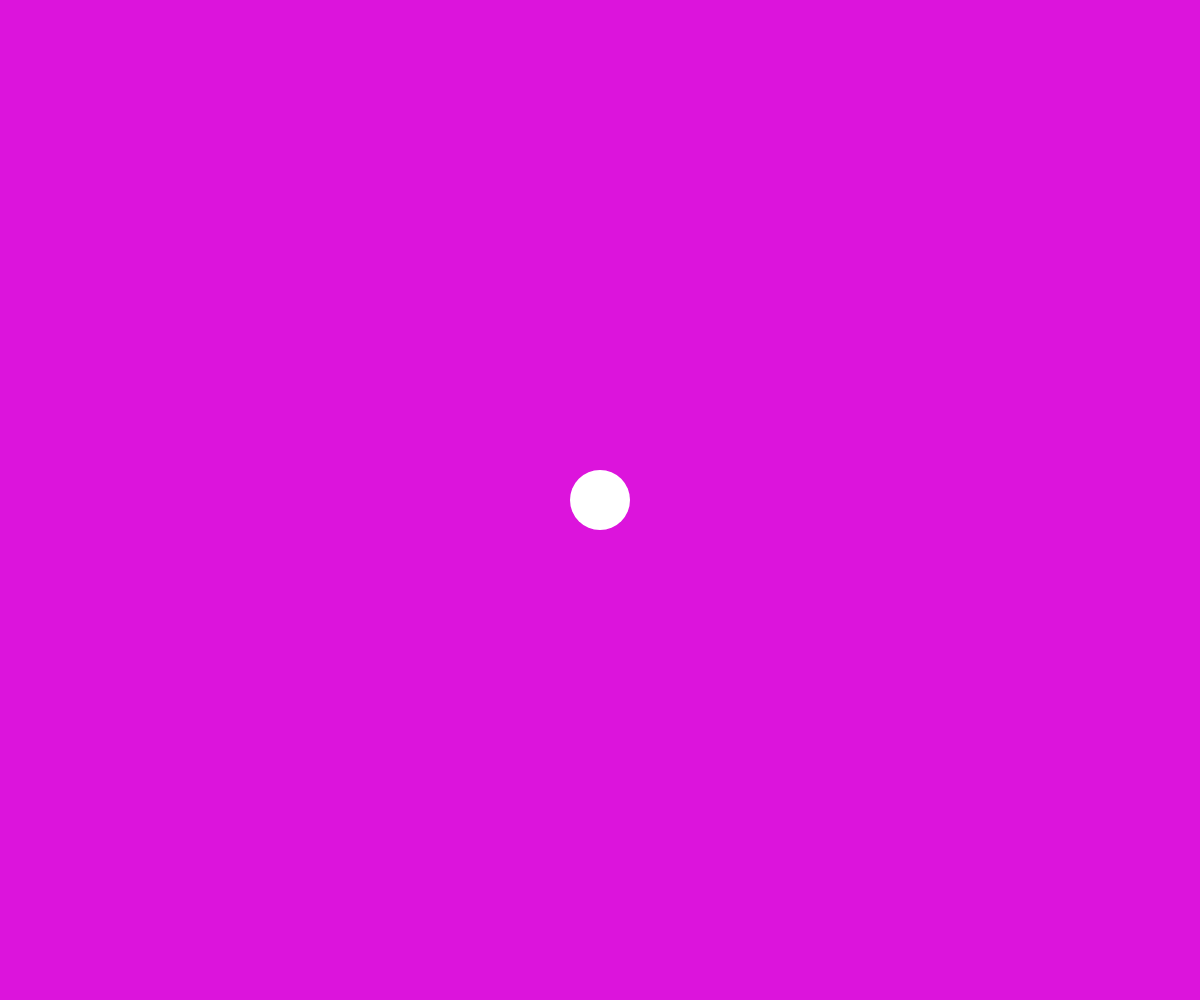
Frame 1 (no input)
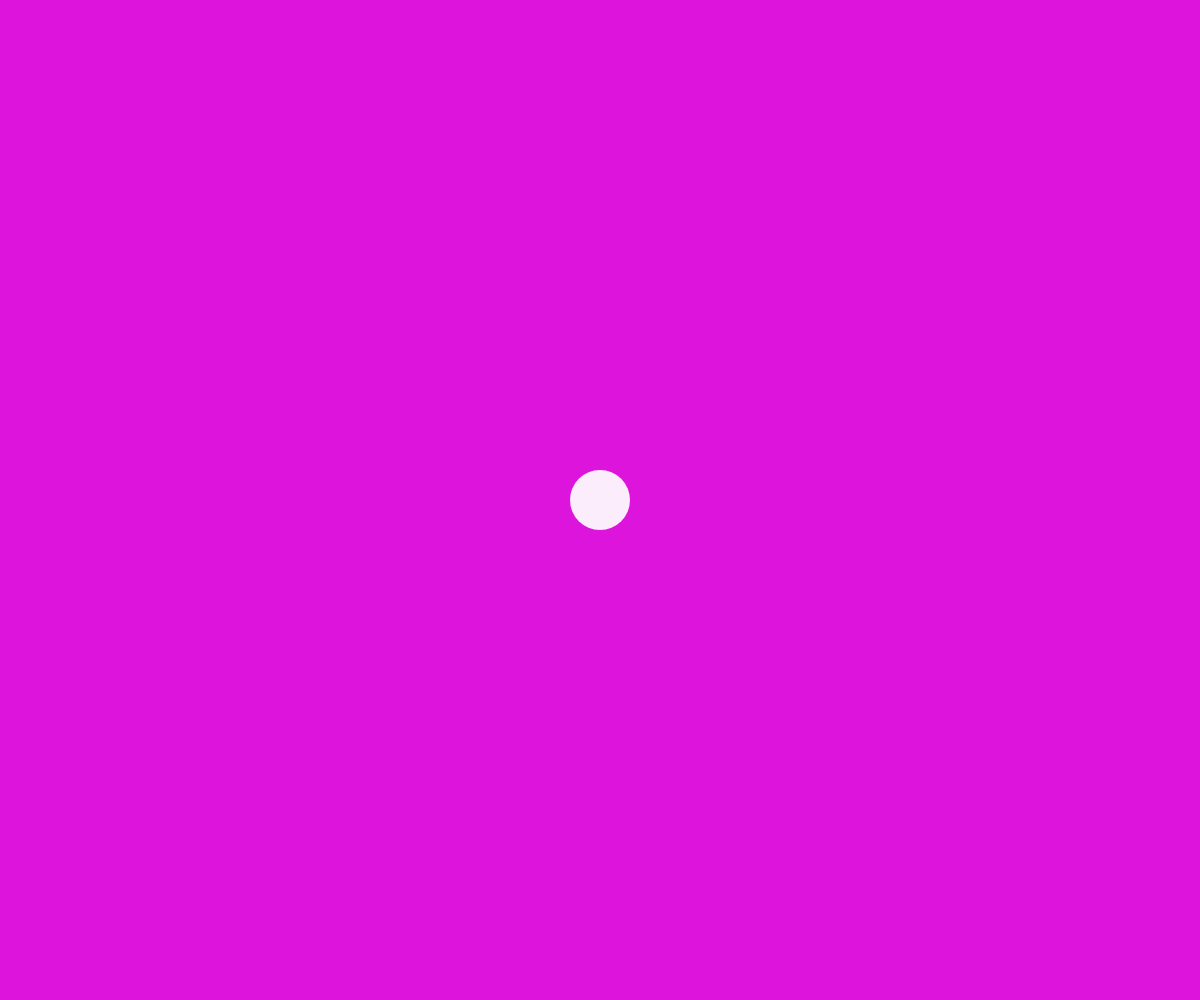
Frame 60 (no input)
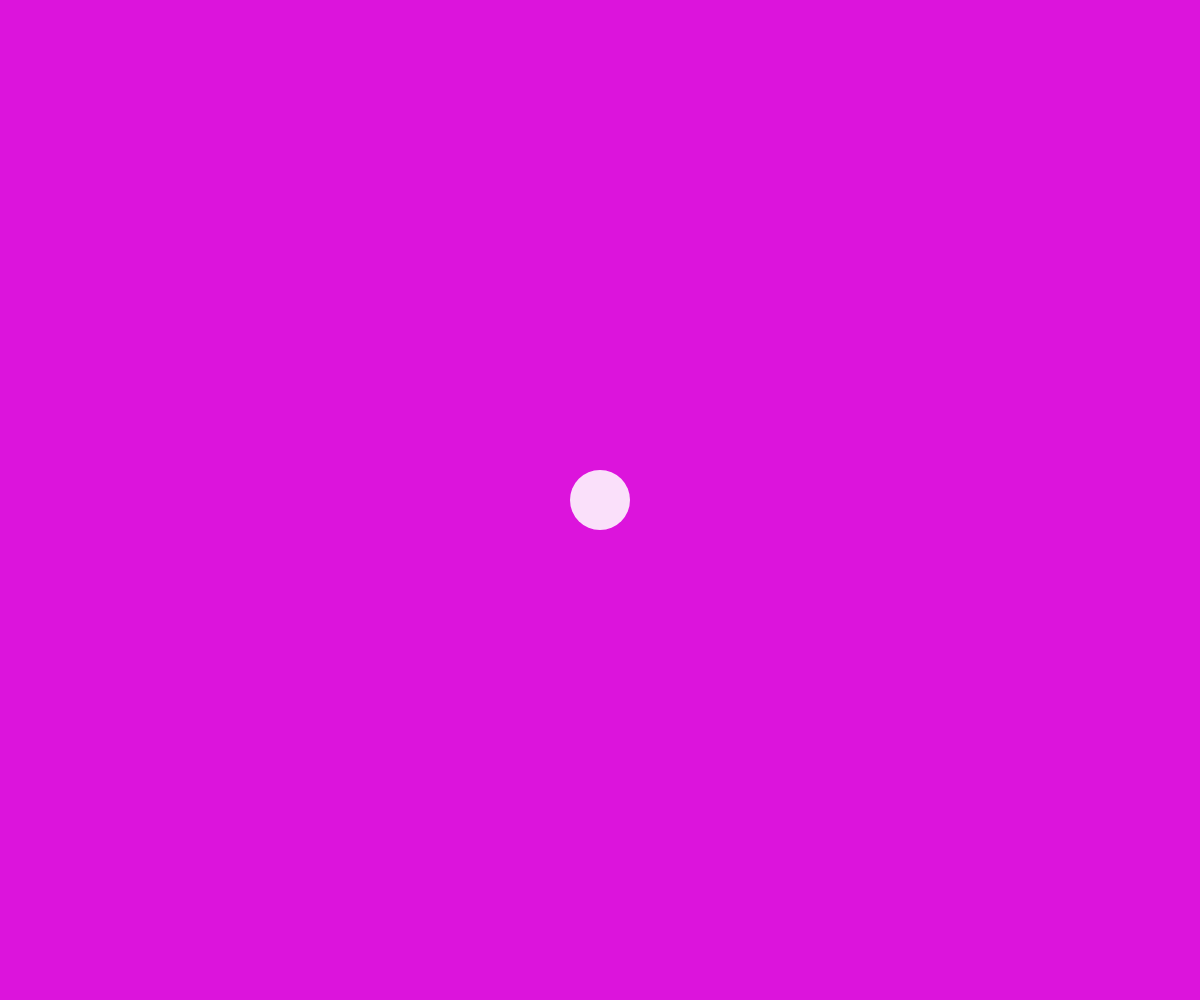
Frame 120 (the mouse pressed at the canvas centre since frame 60)

The p5.js sketch that drew these frames (run headless with seeded random() and noise() and a simulated clock; from frame 60 on, the mouse is pressed at the canvas centre):

// p5.js sketch
// ── sketch.js
// TODO: add more properties using objects

let ypos;

let aCircle = {};
let aList = [];

function setup() {
  createCanvas(windowWidth, windowHeight);
  noStroke();

  aList = [0,3,4,6];
  aCircle = {
    x:width/2,
    y:height/2,
    d:60,
    a:255
  };

}

function draw() {
  background(220, 20, 220);
  //ellipse(width / 2, ypos, 50);
  fill(255,aCircle["a"]);

  ellipse(aCircle.x,aCircle.y,aCircle.d)

  // aCircle.a += 4;
  aCircle.a =(aCircle.a + 4) % 255;
//aCircle.x = aCircle["x"]

}
